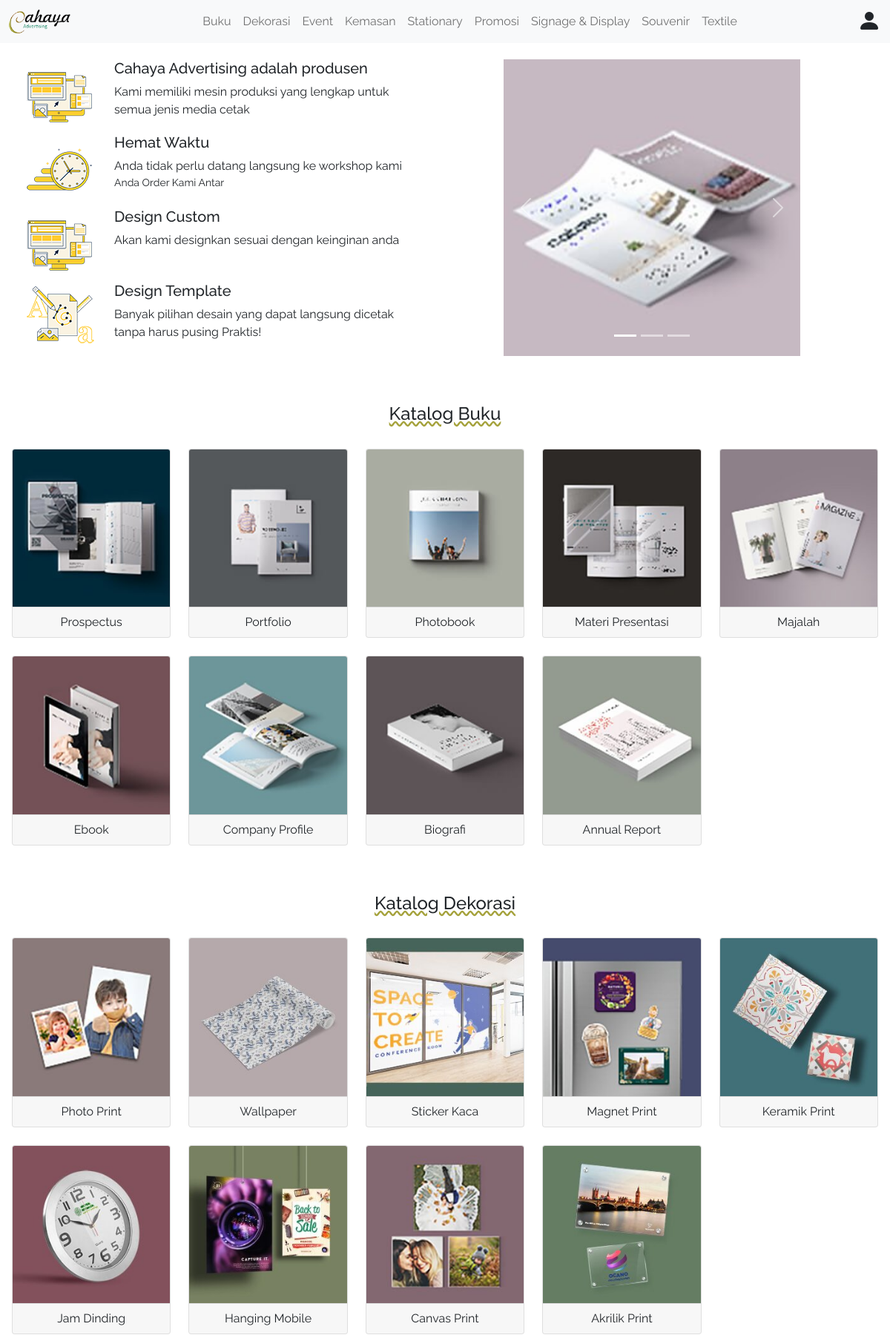
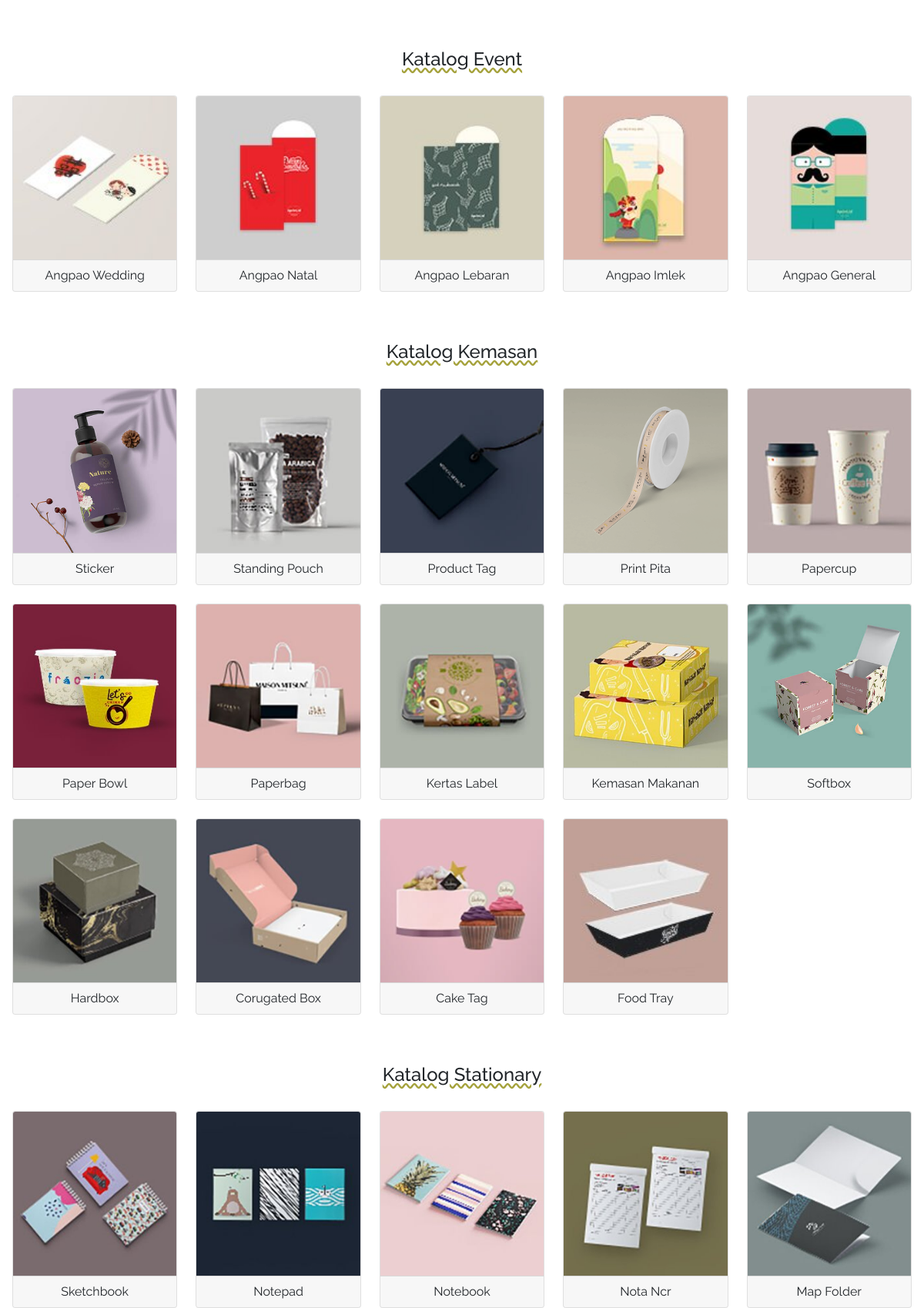
The page / (upper part) on the database its author committed (2 pictures, top to bottom).
### tables this page shows
CREATE TABLE `produk` (
  `id_produk` int(11) NOT NULL,
  `nama_produk` varchar(64) NOT NULL,
  `harga` int(16) NOT NULL,
  `gambar` varchar(255) NOT NULL,
  `id_katalog` int(11) NOT NULL,
  `stock` int(16) NOT NULL,
  `deskripsi` varchar(256) DEFAULT NULL
);

### func.php (called while the page is built, shortened)
<?php
function ed($string, $action = 'e')
{
    $encrypt_method = "AES-256-CBC";
    $secret_key = 'y<fnXkGU6E"JcLU;PNKp(qJ#Pz!4(%';
    $secret_iv='QD^sp]<K2eSU_!T)686>;rP' ;
    $key=hash(
        'sha256',
        $secret_key
    );
    $iv=substr(hash('sha256', $secret_iv), 0, 16);
    if ($action=='e') {
        $output=openssl_encrypt(
            $string,
            $encrypt_method,
            $key,
            0,
            $iv
        );
        $output=base64_encode($output);
    } elseif ($action=='d') {
        $output=openssl_decrypt(base64_decode($string), $encrypt_method, $key, 0, $iv);
    }
    return $output;
}

### element.php (the view, shortened to what this page needs)
<?php
include_once('connect.php');
require('func.php');
function readKatalog($katalog)
{
    global $mysqli;
    $query =  "SELECT * FROM `produk` WHERE id_katalog = $katalog ORDER BY id_produk DESC";
    $data_produk = mysqli_query($mysqli, $query);
    while ($produk = mysqli_fetch_array($data_produk)) {
        echo "
         <div class='col catalog-item' onclick=\"location.href='details.php?id=".ed($produk['id_produk'])."' \">
           <div class='card'>
             <img class='card-img-top my-auto' src='img/product/".$produk['gambar']."' alt='".str_replace(' ', '-', strtolower($produk['nama_produk']))."' />
             <div class='card-footer'>
               <p>".$produk['nama_produk']."</p>
             </div>
           </div>
         </div>
     ";
    }
}

### index.php (shortened to what this page needs)
<?php
require("element.php");
?>
<html lang="en">
<head>
  <link href="https://cdn.jsdelivr.net/npm/bootstrap@5.1.3/dist/css/bootstrap.min.css" rel="stylesheet"
 />
  <link rel="stylesheet" href="https://cdn.jsdelivr.net/npm/bootstrap-icons@1.8.1/font/bootstrap-icons.css" />
  <link rel="stylesheet" href="css/index.css" type="text/css" />
  <link rel="stylesheet" href="css/nav.css" type="text/css" />
</head>
<body>
  <header>
    <nav class="navbar navbar-expand-lg navbar-light bg-light fixed-top">
      <div class="container-fluid">
        <a class="navbar-brand order-md-1" href="index.php"><img src="img/cahaya/cahayaadv.png" alt="cahaya adv" /></a>
        <ul class="navbar-nav ms-auto mb-2 mb-lg-0 order-md-3">
          <li class="nav-item">
            <i id="userIcon" class="bi bi-person-fill"></i>
          </li>
        </ul>
        <div class="collapse navbar-collapse order-md-2" id="navbarSupportedContent">
          <ul class="navbar-nav mx-auto mb-2 mb-lg-0">
            <li class="nav-item">
              <a class="nav-link" aria-current="page" href="#katalog_buku">Buku</a>
            </li>
            <li class="nav-item">
              <a class="nav-link" href="#katalog_dekorasi">Dekorasi</a>
            </li>
            <li class="nav-item">
              <a class="nav-link" href="#katalog_event">Event</a>
            </li>
            <li class="nav-item">
              <a class="nav-link" href="#katalog_kemasan">Kemasan</a>
            </li>
            <li class="nav-item">
              <a class="nav-link" href="#katalog_stationary">Stationary</a>
            </li>
            <li class="nav-item">
              <a class="nav-link" href="#katalog_promosi">Promosi</a>
            </li>
            <li class="nav-item">
              <a class="nav-link" href="#katalog_display">Signage & Display</a>
            </li>
            <li class="nav-item">
              <a class="nav-link" href="#katalog_souvenir">Souvenir</a>
            </li>
            <li class="nav-item">
              <a class="nav-link" href="#katalog_textile">Textile</a>
            </li>
          </ul>
        </div>
      </div>
    </nav>
  </header>
  <main>
    <div class="container jumbotron">
      <div class="row">
        <div class="col order-md-2 carousel-container">
          <div id="carousel" class="carousel slide" data-bs-ride="carousel">
            <div class="carousel-indicators">
              <button type="button" data-bs-target="#carousel" data-bs-slide-to="0" class="active" aria-current="true"
                aria-label="Slide 1"></button>
              <button type="button" data-bs-target="#carousel" data-bs-slide-to="1" aria-label="Slide 2"></button>
              <button type="button" data-bs-target="#carousel" data-bs-slide-to="2" aria-label="Slide 3"></button>
            </div>
            <div class="carousel-inner">
              <div class="carousel-item active">
                <img src="img/slider/catalog.jpg" class="d-block" alt="catalog" />
              </div>
            </div>
            <button class="carousel-control-prev" type="button" data-bs-target="#carousel" data-bs-slide="prev">
              <span class="carousel-control-prev-icon" aria-hidden="true"></span>
            </button>
            <button class="carousel-control-next" type="button" data-bs-target="#carousel" data-bs-slide="next">
              <span class="carousel-control-next-icon" aria-hidden="true"></span>
            </button>
          </div>
        </div>
        <div class="col order-md-1 about p-3 p-md-0">
          <div class="row">
            <div class="col-sm-3 col-6 card-gb">
              <div><img src="img/cahaya/produsen.png" alt="produsen" /></div>
            </div>
            <div class="col-sm-9 col-6">
              <div class="card-title">
                <h5>Cahaya Advertising adalah produsen</h5>
              </div>
              <div class="card-text">
                <p>
                  Kami memiliki mesin produksi yang lengkap untuk semua jenis media cetak
                </p>
              </div>
            </div>
          </div>
          <div class="row">
            <div class="col-sm-3 col-6 card-gb">
              <div>
                <img src="img/cahaya/hemat-waktu.png" alt="hemat waktu" />
              </div>
            </div>
            <div class="col-sm-9 col-6">
              <div class="card-title">
                <h5>Hemat Waktu</h5>
              </div>
              <div class="card-text">
                <p>
                  Anda tidak perlu datang langsung ke workshop kami
                  <br /><small>Anda Order Kami Antar</small>
                </p>
              </div>
            </div>
          </div>
          <div class="row">
            <div class="col-sm-3 col-6 card-gb">
              <div>
                <img src="img/cahaya/design-custom.png" alt="design costum" />
              </div>
            </div>
            <div class="col-sm-9 col-6">
              <div class="card-title">
                <h5>Design Custom</h5>
              </div>
              <div class="card-text">
                <p>Akan kami designkan sesuai dengan keinginan anda</p>
              </div>
            </div>
          </div>
          <div class="row">
            <div class="col-sm-3 col-6 card-gb">
              <div>
                <img src="img/cahaya/design-template.png" alt="produsen" />
              </div>
            </div>
            <div class="col-sm-9 col-6">
              <div class="card-title">
                <h5>Design Template</h5>
              </div>
              <div class="card-text">
                <p>
                  Banyak pilihan desain yang dapat langsung dicetak tanpa harus pusing Praktis!
                </p>
              </div>
            </div>
          </div>
        </div>
      </div>
    </div>
    <div id="katalog_buku" class="catalog-container">
      <h4 class="catalog-title">Katalog Buku</h4>
      <div class="row catalog row-cols-2 row-cols-md-5">
        <?php
                readKatalog(1);
                ?>
      </div>
    </div>
    <div id="katalog_dekorasi" class="catalog-container">
      <h4 class="catalog-title">Katalog Dekorasi</h4>
      <div class="row catalog row-cols-2 row-cols-md-5">
        <?php
                readKatalog(2);
                ?>
      </div>
    </div>
    <div id="katalog_event" class="catalog-container">
      <h4 class="catalog-title">Katalog Event</h4>
      <div class="row catalog row-cols-2 row-cols-md-5">
        <?php
                readKatalog(3);
                ?>
      </div>
    </div>
    <div id="katalog_kemasan" class="catalog-container">
      <h4 class="catalog-title">Katalog Kemasan</h4>
      <div class="row catalog row-cols-2 row-cols-md-5">
        <?php
                readKatalog(4);
                ?>
      </div>
    </div>
    <div id="katalog_stationary" class="catalog-container">
      <h4 class="catalog-title">Katalog Stationary</h4>
      <div class="row catalog row-cols-2 row-cols-md-5">
        <?php
                readKatalog(5);
                ?>
      </div>
    </div>
  </main>
</body>
</html>

### css/index.css (style rules this page uses)
body { font-family: raleway; }
.carousel-container { display: flex; align-content: center; justify-content: center; flex-wrap: wrap; }
.carousel { min-width: 400px; }
.carousel-item img { width: 100%; height: 100%; object-fit: contain; }
.card-footer p { text-align: center; margin: 0px; }
.card-gb { display: flex; justify-content: center; }
.card-add, .card { width: 100%; }
.catalog-container { padding: 2rem 1rem 0rem 1rem; }
.catalog-item { padding-top: 1.5rem; display: flex; justify-content: center; }
.catalog-title { padding-top: 2rem; text-align: center; text-decoration: underline; text-decoration-style: wavy; text-decoration-color: #a5a23c; }
@media only screen and (min-width: 768px) { .carousel { height: 25rem; width: 25rem; } }
@media only screen and (min-width: 768px) { .card-gb { display: flex; justify-content: end; width: fit-content; } }
@media only screen and (min-width: 768px) { .jumbotron { padding-top: 1rem; } }

### css/nav.css (style rules this page uses)
.navbar-brand>img { height: 2rem; }
.nav-item i { font-size: 2rem; }
main { padding-top: 4rem; }

### rows shown on the page
produk: gambar (picture), nama_produk "Prospectus"
produk: gambar (picture), nama_produk "Portfolio"
produk: gambar (picture), nama_produk "Photobook"
produk: gambar (picture), nama_produk "Materi Presentasi"
produk: gambar (picture), nama_produk "Majalah"
produk: gambar (picture), nama_produk "Ebook"
produk: gambar (picture), nama_produk "Company Profile"
produk: gambar (picture), nama_produk "Biografi"
produk: gambar (picture), nama_produk "Annual Report"
produk: gambar (picture), nama_produk "Photo Print"
produk: gambar (picture), nama_produk "Wallpaper"
produk: gambar (picture), nama_produk "Sticker Kaca"
produk: gambar (picture), nama_produk "Magnet Print"
produk: gambar (picture), nama_produk "Keramik Print"
produk: gambar (picture), nama_produk "Jam Dinding"
produk: gambar (picture), nama_produk "Hanging Mobile"
produk: gambar (picture), nama_produk "Canvas Print"
produk: gambar (picture), nama_produk "Akrilik Print"
produk: gambar (picture), nama_produk "Angpao Wedding"
produk: gambar (picture), nama_produk "Angpao Natal"
produk: gambar (picture), nama_produk "Angpao Lebaran"
produk: gambar (picture), nama_produk "Angpao Imlek"
produk: gambar (picture), nama_produk "Angpao General"
produk: gambar (picture), nama_produk "Sticker"
produk: gambar (picture), nama_produk "Standing Pouch"
produk: gambar (picture), nama_produk "Product Tag"
produk: gambar (picture), nama_produk "Print Pita"
produk: gambar (picture), nama_produk "Papercup"
produk: gambar (picture), nama_produk "Paper Bowl"
produk: gambar (picture), nama_produk "Paperbag"
produk: gambar (picture), nama_produk "Kertas Label"
produk: gambar (picture), nama_produk "Kemasan Makanan"
produk: gambar (picture), nama_produk "Softbox"
produk: gambar (picture), nama_produk "Hardbox"
produk: gambar (picture), nama_produk "Corugated Box"
produk: gambar (picture), nama_produk "Cake Tag"
produk: gambar (picture), nama_produk "Food Tray"
produk: gambar (picture), nama_produk "Sketchbook"
produk: gambar (picture), nama_produk "Notepad"
produk: gambar (picture), nama_produk "Notebook"
produk: gambar (picture), nama_produk "Nota Ncr"
produk: gambar (picture), nama_produk "Map Folder"
